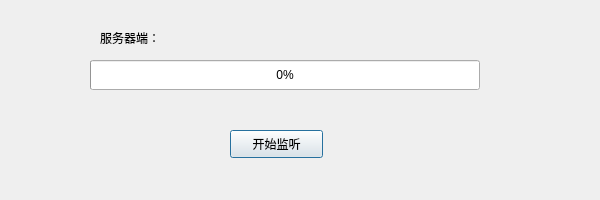
<?xml version="1.0" encoding="UTF-8"?>
<ui version="4.0">
 <class>Server</class>
 <widget class="QDialog" name="Server">
  <property name="geometry">
   <rect>
    <x>0</x>
    <y>0</y>
    <width>600</width>
    <height>200</height>
   </rect>
  </property>
  <property name="windowTitle">
   <string>Server</string>
  </property>
  <widget class="QLabel" name="severStatusLabel">
   <property name="geometry">
    <rect>
     <x>100</x>
     <y>30</y>
     <width>72</width>
     <height>15</height>
    </rect>
   </property>
   <property name="text">
    <string>服务器端：</string>
   </property>
  </widget>
  <widget class="QProgressBar" name="serverProgressBar">
   <property name="geometry">
    <rect>
     <x>90</x>
     <y>60</y>
     <width>390</width>
     <height>30</height>
    </rect>
   </property>
   <property name="value">
    <number>0</number>
   </property>
  </widget>
  <widget class="QPushButton" name="startButton">
   <property name="geometry">
    <rect>
     <x>230</x>
     <y>130</y>
     <width>93</width>
     <height>28</height>
    </rect>
   </property>
   <property name="text">
    <string>开始监听</string>
   </property>
  </widget>
 </widget>
 <layoutdefault spacing="6" margin="11"/>
 <resources/>
 <connections/>
</ui>
